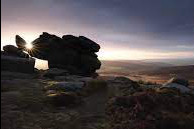
#> input picture stich images/im2.jpeg, 194 x 129 px
$ jupyter execute --allow-errors note.ipynb
#> lines starting #> are read from the running program, lines starting #| are printed output that depends on the picture
[cell 1]
import numpy as np
import matplotlib.pyplot as plt
from PIL import Image
from scipy.signal import convolve2d
from ipywidgets import interact, interactive, fixed, interact_manual
import ipywidgets as widgets

def ReadImage(filename,toGrayscale=False):
    img = []
    if(toGrayscale):
        img = Image.open(filename).convert('L')
    else:
        img = Image.open(filename)
    img = np.array(img)
    return img

def derX(image):
    derX = np.zeros(image.shape)
    return convolve2d(image, [[1,-1]], mode='same',boundary='symm')

def derY(image):
    derY = np.zeros(image.shape)
    return convolve2d(image, [[1],[-1]], mode='same',boundary='symm')

def calculateDif(im1,im2,u,v):
    empty = np.zeros(im2.shape)
    ru = int(np.round(u))
    rv = int(np.round(v))
    h,w = im1.shape
    if ru> 0:
        if rv>0:
            empty[ru:,rv:] = im2[ru:,rv:] - im1[h-ru:,:w-rv]
        else:
            empty[ru:,:w+rv] = im2[ru:,:w+rv] - im1[:h-ru,-rv:]
    else:
        if rv>0:
            empty[:h+ru,rv:] = im2[:h+ru,rv:] - im1[-ru:,:w-rv]
        else:
            empty[:h+ru,:w+rv] = im2[:h+ru,:w+rv] - im1[-ru,-rv:]
    return empty


def calculateDis(im1,im2):
    der_x = derX(im2)
    der_y= derY(im2)
    u = 0
    v = 0
    h,w = im1.shape

    A = np.matrix([
        [np.sum(der_x*der_x),np.sum(der_x*der_y)],
        [np.sum(der_x*der_y),np.sum(der_y*der_y)]
    ])
    It = im2 - im1
    min_val = abs(np.sum(It)/((h-abs(u))*(w-abs(v))))+1
    while(min_val <= np.sum(It)/((h-abs(u))*(w-abs(v)))):
        b = np.matrix([[np.sum(der_x*It,)],[np.sum(der_y*It)]])
        x=np.linalg.solve(A,-b)
        min_val= np.sum(It)/((h-abs(u))*(w-abs(v)))
        v+= np.sum(x[0])
        u+= np.sum(x[1])
        It=calculateDif(im1,im2,u,v)
        if(abs(u) > h or abs(v) > w ):
            break
    return u,v


im1 = ReadImage("im2.jpeg",True)
#> in ReadImage, `img = Image.open(filename).convert('L')`:
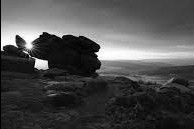
#> img: PIL image 194x129 L; min 0, max 255, mean 77.7
# im2 = ReadImage("im2.jpeg",True)
im2 = np.pad(im1[:,:-100],((0,0),(100,0)))
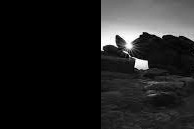
#> im2: shape (129, 194); min 0, max 254, mean 33.7
u,v = calculateDis(im2,im1)
#> in derX, `return convolve2d(image, [[1,-1]], mode='same',boundary='symm')`:
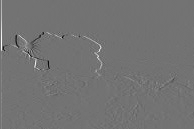
#> returned value: shape (129, 194) int64; min -209, max 254, mean 0.3; drawn with min black and max white
#> in derY, `return convolve2d(image, [[1],[-1]], mode='same',boundary='symm')`:
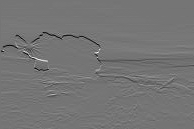
#> returned value: shape (129, 194) int64; min -209, max 245, mean -0.5; drawn with min black and max white
#> in calculateDis, `A = np.matrix([ [np.sum(der_x*der_x),np.sum(der_x*der_y)], [np.sum(der..`: A = [[5460695, 525131], [525131, 6865131]]
#> in calculateDis, `It = im2 - im1`:
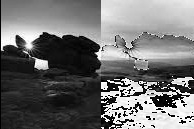
#> It: shape (129, 194); min 0, max 255, mean 112.3
#> in calculateDis, `min_val = abs(np.sum(It)/((h-abs(u))*(w-abs(v))))+1`: min_val = 113.3
#> after the loop in calculateDis, `while(min_val <= np.sum(It)/((h-abs(u))*(w-abs(v)))):`: u = 0
#> u = 0; v = 0
print(u,v)
#| 0 0
plt.imshow(im1,cmap='gray')
plt.show()
plt.imshow(im2,cmap='gray')
plt.show()

[cell 2]
def HarrisCornerDedection(image,k = 0.04,window_size=5):
    emp = np.zeros(image.shape)
    for i in range(window_size//2,image.shape[0]-window_size//2):
        for j in range(window_size//2,image.shape[1]-window_size//2):
            der_x = derX(image[i-window_size//2:i+window_size//2+1,j-window_size//2:j+window_size//2+1])
            der_y = derY(image[i-window_size//2:i+window_size//2+1,j-window_size//2:j+window_size//2+1])
            M = np.matrix([[np.sum(der_x**2),np.sum(der_x*der_y)],[np.sum(der_x*der_y),np.sum(der_y**2)]])
            emp[i,j] = np.linalg.det(M)-k*(np.trace(M)**2)
    for i in range(2,emp.shape[0]-2):
        for j in range(2,emp.shape[1]-2):
            if(emp[i,j] < np.max(emp[i-1:i+2,j-1:j+2])):
                emp[i,j] = 0
    return np.where(emp > 0.1*np.max(emp))

#> (the rest of this cell did not finish here and is left out)

im2 = ReadImage("im1.jpeg",True)
f,axis = plt.subplots(2,5,figsize=(100,40))
axis[0,0].imshow(im1,cmap='gray',aspect='auto')
axis[1,0].imshow(im2,cmap='gray',aspect='auto')
for i in range(1,5):
    im1_corners = np.zeros(im1.shape)
    im2_corners = np.zeros(im2.shape)
    im1_corners[HarrisCornerDedection(im1,window_size=5*i)]=255
    im2_corners[HarrisCornerDedection(im2,window_size=5*i)]=255
    axis[0,i].imshow(im1_corners,cmap='gray',aspect='auto')
    axis[1,i].imshow(im2_corners,cmap='gray',aspect='auto')
plt.show()

We are familliay with the gaussian blue function $f(x) = \frac{1}{\sigma \sqrt{2 \pi}} \cdot e^{-\frac{x^2}{2\sigma^2}}$
so we want to calculate the $f_{\sigma_1}(x-y)\cdot f_{\sigma_2}(I_x-I_y)=\frac{1}{\sigma_1 \sqrt{2 \pi}} \cdot e^{-\frac{(x-y)^2}{2\sigma_1^2}} \cdot \frac{1}{\sigma_2 \sqrt{2 \pi}} \cdot e^{-\frac{(I_x-I_y)^2}{2\sigma_2^2}}$ <br>
and we can simplefy it as $f(x,y) = \frac{1}{\sigma_1 \cdot \sigma_2 2 \pi }e^{-\frac{(x-y)^2(I_x-I_y)^2}{4\sigma_1^2\sigma_2^2}}$

#> (a cell that did not finish here is left out)

[cell 4]
def cross_coralation(im1,im2):
    emp = np.zeros(im1.shape)
    h,w = im1.shape
    for u in range(im1.shape[0]):
        for v in range(im1.shape[1]):
            emp[u,v] = np.sum(im1[:h-u,:w-v]*im2[u:,v:])
    print(np.argmax(emp))
    return emp

def normal_cross_coralation(im1,im2):
    emp = np.zeros(im1.shape)
    h,w = im1.shape
    for u in range(im1.shape[0]):
        for v in range(im1.shape[1]):
            emp[u,v] = np.sum((im1[:h-u,:w-v]-np.mean(im1))*(im2[u:,v:]-np.mean(im2)))/((np.sum((im1[:h-u,:w-v]-np.mean(im1))**2)*np.sum((im2[u:,v:]-np.mean(im2))**2))**0.5)
    print(np.argmax(emp)//h,np.argmax(emp)%h)
    return emp

im1 = ReadImage("im1.jpeg",True)
#> call 3 of ReadImage, with filename = 'im1.jpeg', toGrayscale = True
#> in ReadImage (call 3), `img = []`: img = []
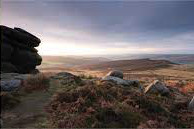
#> input picture stich images/im1.jpeg, 194 x 129 px
#> in ReadImage (call 3), `img = Image.open(filename).convert('L')`:
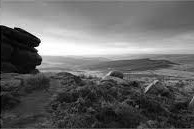
#> img: PIL image 194x129 L; min 0, max 255, mean 102.5
im2 = ReadImage("im2.jpeg",True)
plt.imshow(cross_coralation(im1,im2),cmap='gray')
#> after the loop in cross_coralation, `for u in range(im1.shape[0]):`:
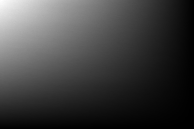
#> emp: shape (129, 194) float64; min 202, max 3202884, mean 803371.5; drawn with min black and max white
#| 1
plt.show()
plt.imshow(normal_cross_coralation(im1,im2),cmap='gray')
#> after the loop in normal_cross_coralation, `for u in range(im1.shape[0]):`:
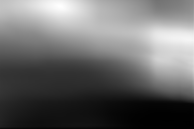
#> emp: shape (129, 194) float64; min -1, max 0.931, mean -0.2; drawn with min black and max white
#| 9 63
plt.show()
